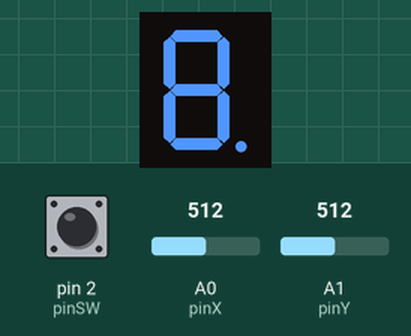
Bench run of a sketch on a simulated Arduino Uno, built with avr-gcc and run on an emulated ATmega328P. On the bench: 1-digit seven-segment display. Wiring (inferred from the names in the program): 1-digit 7-segment display, segments lit when LOW: segments pin 4, pin 5, pin 6, pin 7, pin 8, pin 9, pin 10, pin 11. Inputs (shaded band) come from the test bench; at power-on: A1 (pinY) = 512, pin 2 (pinSW) HIGH, A0 (pinX) = 512. The segment pins are drawn as the display they are named for.

Above: at 0.9 s.
1.3 s: A1 (pinY) set to 688
2.8 s: A1 (pinY) set to 716
At 3.1 s:
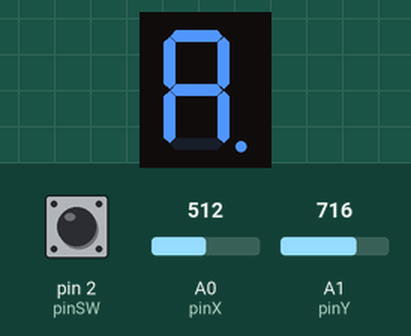
5.7 s: pin 2 (pinSW) pulled LOW for 3.2 s
At 9.1 s:
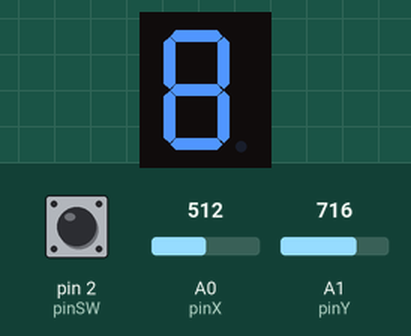

The sketch:

lab3.ino
```cpp
// declare all the joystick pins
const int pinSW = 2; // digital pin connected to switch output
const int pinX = A0; // A0 - analog pin connected to X output
const int pinY = A1; // A1 - analog pin connected to Y output

// declare all the segments pins
const int pinA = 4;
const int pinB = 5;
const int pinC = 6;
const int pinD = 7;
const int pinE = 8;
const int pinF = 9;
const int pinG = 10;
const int pinDP = 11;

const int segSize = 8;
const int noOfDigits = 8;

byte swReading = LOW;

volatile int blink = 0; // check if blink started
volatile unsigned long blinkTimer = 0;
int blinkInterval = 200;

bool joyMoved = false;
int xValue = 0;
int yValue = 0;
int currentSeg = 4;
int coordonateY = 1; // curent coordonates for horizontal plane
int coordonateX = 1; // curent coordonates for vertical plane
int minThreshold = 300;
int maxThreshold = 700;
int resetMinThreshold = 400;
int resetMaxThreshold = 600;

int state = 1;
int PressStart = 0; // check if button pressed
unsigned long longPressTimer = 0;

unsigned long lastDebounceTime = 0;
unsigned int debounceTime = 100;

int segments[segSize] = {
  pinA, pinB, pinC, pinD, pinE, pinF, pinG, pinDP
};

byte digitMatrix[noOfDigits][segSize] = {
  {1, 0, 0, 0, 0, 0, 0, 0}, // a
  {0, 1, 0, 0, 0, 0, 0, 0}, // b
  {0, 0, 1, 0, 0, 0, 0, 0}, // c
  {0, 0, 0, 1, 0, 0, 0, 0}, // d
  {0, 0, 0, 0, 1, 0, 0, 0}, // e
  {0, 0, 0, 0, 0, 1, 0, 0}, // f
  {0, 0, 0, 0, 0, 0, 1, 0}, // g
  {0, 0, 0, 0, 0, 0, 0, 1}  // dp
};

// encoding to determine the state for each coordonates (first number is X, second is Y, third is the segment number)
int segMap[segSize] = {
  114, 213, 312, 417, 125, 226, 321, 230
};

// the segment states
byte segState[segSize] = {
  0, 0, 0, 0, 0, 0, 0, 0
};

void setup()
{
  for (int i = 0; i < segSize; i++)
  {
    pinMode(segments[i], OUTPUT);
  }
  pinMode(pinSW, INPUT_PULLUP);

  Serial.begin(9600);
}

void loop()
{
  xValue = analogRead(pinY);
  yValue = analogRead(pinX);
  swReading = digitalRead(pinSW);

  translateMap(coordonateX, coordonateY);

  if (state == 2)
  {
    displaySegmentSegState();
    changeSegState();
  }

  if (state == 1)
  {
    joyStick(xValue, yValue);
    displaySegmentStateOne(currentSeg);
    displaySegmentSegState();
  }

  buttonPress();
}

void changeSegState()
{
  if (state == 2)
  {
    if (yValue < minThreshold)
    {
      segState[currentSeg] = 0;
    }
    if (yValue > maxThreshold)
    {
      segState[currentSeg] = 1;
    }
  }
}

void joyStick(int xValue, int yValue)
{
  if (xValue < minThreshold && joyMoved == false && coordonateX > 1)
  {
    if (coordonateY == 3)
    {
      coordonateY--;
    }
    coordonateX--;
    joyMoved = true;
  }
	if (xValue > maxThreshold && joyMoved == false && (coordonateX < 3 || (coordonateY == 1 && coordonateX < 4)))
  {
    if (coordonateY == 3)
    {
      coordonateY--;
    }
    coordonateX++;
    joyMoved = true;
  }
  if (yValue < minThreshold && joyMoved == false && coordonateY > 1)
  {
    if (coordonateY == 2 && coordonateX != 2)
    {
      coordonateX = 2;
    }
    else
    {
      coordonateY--;
    }
    joyMoved = true;
  }
	if (yValue > maxThreshold && joyMoved == false && coordonateY < 3 && coordonateX < 4)
  {
    coordonateY++;
    joyMoved = true;
    if(coordonateY == 2 || coordonateY == 3)
    {
      coordonateX = 2;
    }
  }
	if (xValue > resetMinThreshold && xValue < resetMaxThreshold && yValue > resetMinThreshold && yValue < resetMaxThreshold)
  {
    joyMoved = false;
  }
}

// translate the coordonates to get the current position on the display
void translateMap(int coordonateX, int coordonateY)
{
  for (int i = 0; i < noOfDigits; i++)
  {
    if (segMap[i] / 100 == coordonateX && segMap[i] / 10 % 10 == coordonateY)
    {
      currentSeg = segMap[i] % 10;
    }
  }
}

void displaySegmentStateOne(byte seg)
{
  if(blink == 0)
  {
    blinkTimer = millis();
    blink = 1;
  }

  if (millis() - blinkTimer >= blinkInterval && blink == 1)
  {
    for (int i = 0; i < segSize; i++)
    {
      digitalWrite(segments[i], digitMatrix[seg][i]);
    }
    blinkTimer = millis();
    blink = 2;
  }
}

void displaySegmentSegState()
{
  if (state == 1)
  {
    if(millis() - blinkTimer >= blinkInterval && blink == 2)
    {
      digitalWrite(segments[currentSeg], LOW);
      blink = 0;
    }
  }
  for (int i = 0; i < segSize; i++)
  {
    if (i != currentSeg && state == 1)
    {
      digitalWrite(segments[i], segState[i]);
    }
    else if (state == 2)
    {
      digitalWrite(segments[i], segState[i]);
    }
  }
}

void buttonPress()
{
  if (swReading == LOW && PressStart == 0)
  {
    longPressTimer = millis();
    PressStart = 1;
  }

  if (millis() - longPressTimer >= 3000 && state == 1)
  {
    for (int i = 0; i < segSize; i++)
    {
      segState[i] = 0;
    }
    coordonateX = 4;
    coordonateY = 1;
  }

  if (millis() - longPressTimer >= 100 && millis() - longPressTimer <= 3000 && swReading != LOW)
  {
    if (state == 1)
    {
      state = 2;
    }
    else if (state == 2)
    {
      state = 1;
    }
  }

  if(swReading != LOW)
  {
    longPressTimer = millis();
    PressStart = 0;
  }
}
```

Measured:
- the behaviour switches between 700 and 701 on A1 (pinY) (found by bisection; images 0 and 1)
- after the input at 2.8 s, the display: first differs from a run without the input after 0.20 s (image 1)
